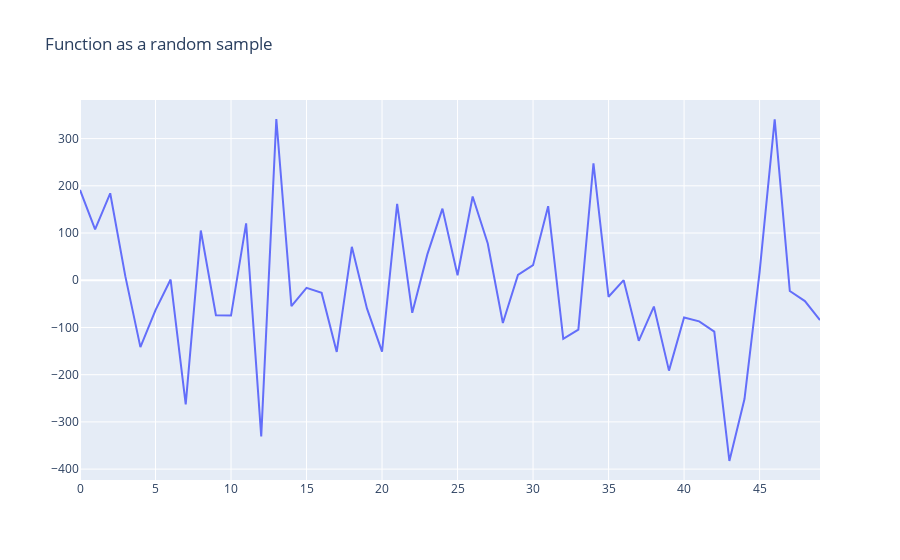

Notebook code cell kept with this figure:
### Markdown cell above
## Random functions

### Code cell
plot_random_func()

### Figure 1 — Plotly figure (JSON) as saved in the notebook; plotly's stock layout.template omitted (floating-point values rounded to 4 significant figures)
{"data": [{"type": "scatter", "x": [0, 1, 2, 3, 4, 5, 6, 7, 8, 9, 10, 11, 12, 13, 14, 15, 16, 17, 18, 19, 20, 21, 22, 23, 24, 25, 26, 27, 28, 29, 30, 31, 32, 33, 34, 35, 36, 37, 38, 39, 40, 41, 42, 43, 44, 45, 46, 47, 48, 49], "y": [191.4, 107.9, 184.2, 8.623, -141.7, -63.1, 1.488, -262.8, 105.3, -74.01, -74.79, 120.4, -330.6, 341.5, -54.94, -16.08, -26.79, -151.7, 70.81, -59.62, -151.3, 161.6, -68.91, 54.81, 151.7, 10.72, 177.3, 77.91, -90.62, 11.44, 31.99, 157.0, -124.3, -104.7, 247.8, -34.99, 0.2431, -128.3, -55.78, -191.4, -78.97, -86.97, -108.7, -382.8, -251.5, 17.23, 340.6, -22.77, -44.12, -84.37]}], "layout": {"title": {"text": "Function as a random sample"}}}
